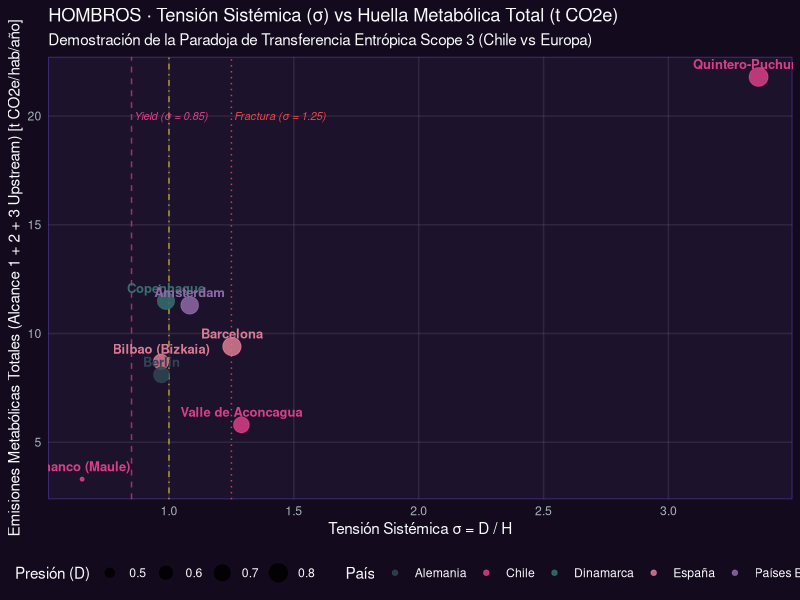

The R script that drew this image:
# ==============================================================================
# HOMBROS: MODELACIÓN CONTINUA DEL METABOLISMO TERRITORIAL & SINTROPÍA
# Script Canónico de Benchmark, Validación Empírica y Reproducibilidad en R
# Autor: Daniel Santander Urrutia (Geofísico & Permacultor) • Noviembre 2026
# Estilo de Validación IMRAD • R v4.5.2 • tidyverse / ggplot2
# ==============================================================================

suppressPackageStartupMessages({
  library(tidyverse)
  library(ggplot2)
  library(scales)
})

# ------------------------------------------------------------------------------
# 1. FUNCIONES MATEMÁTICAS FUNDAMENTALES DEL MODELO HOMBROS
# ------------------------------------------------------------------------------

#' Cálculo de Capacidad Portante Estructural (H)
#' @description Media geométrica estricta no-compensatoria de los 3 hombros (S, E, K)
#' con Operador de Liebig Generalizado ante quiebre crítico (min < 0.25).
calc_hombros <- function(E, S, K, critical_threshold = 0.25) {
  has_critical <- (E < critical_threshold) | (S < critical_threshold) | (K < critical_threshold)
  H_base <- (E * S * K)^(1/3)
  
  # Operador de Liebig Generalizado
  min_val <- min(E, S, K)
  phi_crit <- ifelse(has_critical, (min_val / critical_threshold) * 0.73, 1.0)
  H_effective <- H_base * phi_crit
  
  tibble(
    H_base = round(H_base, 3),
    H_effective = round(H_effective, 3),
    has_critical = has_critical,
    critical_shoulder = case_when(
      E < critical_threshold ~ "Ambiental (E)",
      S < critical_threshold ~ "Social (S)",
      K < critical_threshold ~ "Económico (K)",
      TRUE ~ "Ninguno"
    )
  )
}

#' Cálculo de Tensión Sistémica Uniaxial (sigma = D / H)
#' @param D Presión de desarrollo (media de D1: extractiva, D2: demográfica, D3: exógena)
#' @param H Capacidad portante efectiva
calc_sigma <- function(D, H, yield_stress = 0.85, fracture_stress = 1.25) {
  sigma <- D / max(0.05, H)
  regime <- case_when(
    sigma < yield_stress ~ "Elástico Reversible",
    sigma <= 1.00 ~ "Límite de Fluencia (Yield)",
    sigma <= fracture_stress ~ "Plástico / Histéresis",
    TRUE ~ "Fractura / Colapso Catastrófico"
  )
  traffic_light <- case_when(
    sigma < yield_stress ~ "Verde (Seguro)",
    sigma <= 1.00 ~ "Amarillo (Alerta)",
    sigma <= fracture_stress ~ "Naranja (Daño Plástico)",
    TRUE ~ "Rojo / Negro (Fractura Total)"
  )
  tibble(
    sigma = round(sigma, 3),
    regime = regime,
    traffic_light = traffic_light,
    is_yield = sigma >= yield_stress,
    is_fracture = sigma >= fracture_stress
  )
}

#' Ciclaje Sintrópico / Derivada Temporal (Gamma)
#' @description Gamma = Delta_H / (H * Delta_t)
calc_gamma <- function(H_t0, H_t1, delta_t_years = 7) {
  delta_H <- H_t1 - H_t0
  gamma <- delta_H / (H_t0 * delta_t_years)
  trajectory <- case_when(
    gamma > 0.005 ~ "Acumulación Sintrópica (+)",
    gamma >= -0.005 ~ "Estacionario / Dinámica Neutra",
    TRUE ~ "Disipación Entrópica (-)"
  )
  tibble(
    gamma = round(gamma, 4),
    trajectory = trajectory
  )
}

# ------------------------------------------------------------------------------
# 2. BANCO DE DATOS EMPÍRICOS: 8 TERRITORIOS (CHILE & EUROPA)
# E: Hombro Ambiental, S: Hombro Social, K: Hombro Económico
# ------------------------------------------------------------------------------

territorios_df <- tribble(
  ~id, ~nombre, ~pais, ~tipo, ~E, ~S, ~K, ~D1, ~D2, ~D3, ~scope1, ~scope2, ~scope3_up, ~scope3_down, ~gini, ~confianza_social,
  "chanco", "Chanco (Maule)", "Chile", "Rural / Secano Costero", 0.78, 0.68, 0.62, 0.40, 0.35, 0.60, 1.8, 0.4, 1.1, 8.4, 0.46, 0.68,
  "aconcagua", "Valle de Aconcagua", "Chile", "Agrícola / Cobre", 0.42, 0.60, 0.58, 0.85, 0.55, 0.64, 2.8, 1.2, 1.8, 12.6, 0.44, 0.52,
  "quintero", "Quintero-Puchuncaví", "Chile", "Zona de Sacrificio", 0.22, 0.48, 0.52, 1.05, 0.65, 0.76, 14.5, 4.2, 3.1, 18.2, 0.48, 0.35,
  "copenhagen", "Copenhague", "Dinamarca", "Metrópolis Post-Carbono", 0.52, 0.92, 0.88, 0.45, 0.95, 0.82, 1.9, 0.8, 8.8, 1.8, 0.26, 0.84,
  "barcelona", "Barcelona", "España", "Metrópolis Mediterránea", 0.45, 0.82, 0.68, 0.40, 0.82, 1.15, 2.4, 1.1, 5.9, 2.4, 0.34, 0.58,
  "bilbao", "Bilbao (Bizkaia)", "España", "Post-Industrial / Cuenca", 0.55, 0.80, 0.72, 0.45, 0.75, 0.78, 2.6, 1.4, 4.7, 3.5, 0.29, 0.71,
  "amsterdam", "Ámsterdam", "Países Bajos", "Hub Logístico / Delta", 0.48, 0.88, 0.82, 0.42, 0.88, 0.98, 2.0, 1.1, 8.2, 2.1, 0.31, 0.79,
  "berlin", "Berlín", "Alemania", "Federal / Polinuclear", 0.58, 0.85, 0.70, 0.40, 0.82, 0.82, 2.5, 1.2, 4.4, 1.9, 0.32, 0.65
)

# ------------------------------------------------------------------------------
# 3. EJECUCIÓN DEL MODELO HOMBROS & MATRIZ COMPARATIVA
# ------------------------------------------------------------------------------

benchmark_results <- territorios_df %>%
  rowwise() %>%
  mutate(
    # Hombros
    hombros = list(calc_hombros(E, S, K)),
    H = hombros$H_effective,
    has_critical = hombros$has_critical,
    critical_col = hombros$critical_shoulder,
    
    # Presión de Desarrollo D (media ortogonal)
    D = round((D1 + D2 + D3) / 3, 3),
    
    # Tensión Sistémica
    mechanics = list(calc_sigma(D, H)),
    sigma = mechanics$sigma,
    regime = mechanics$regime,
    traffic_light = mechanics$traffic_light,
    
    # Emisiones Totales Convencionales vs Protocolo Hombros (con Scope 3 imputado)
    emisiones_territoriales = round(scope1 + scope2, 1),
    emisiones_hombros_metabolico = round(scope1 + scope2 + scope3_up, 1),
    ratio_externalizacion = round((scope3_up / (scope1 + scope2 + scope3_up)) * 100, 1)
  ) %>%
  ungroup()

print(knitr::kable(
  benchmark_results %>% select(nombre, pais, H, D, sigma, regime, emisiones_territoriales, scope3_up, ratio_externalizacion),
  col.names = c("Territorio", "País", "Capacidad (H)", "Presión (D)", "Tensión (σ)", "Régimen Mecánico", "Alc. 1+2 (t)", "Alc. 3 (t)", "Ratio Ext (%)"),
  caption = "Tabla 1: Benchmark Multiterritorial Canónico HOMBROS (N=8)"
))

# ------------------------------------------------------------------------------
# 4. GRÁFICO REPRODUCIBLE EN GGPLOT2: CURVA DE TENSIÓN VS EMISIONES METABÓLICAS
# ------------------------------------------------------------------------------

p1 <- ggplot(benchmark_results, aes(x = sigma, y = emisiones_hombros_metabolico, color = pais, label = nombre)) +
  geom_vline(xintercept = 0.85, linetype = "dashed", color = "#D83F87", alpha = 0.7) +
  geom_vline(xintercept = 1.00, linetype = "dotdash", color = "#facc15", alpha = 0.7) +
  geom_vline(xintercept = 1.25, linetype = "dotted", color = "#ef4444", alpha = 0.9) +
  geom_point(aes(size = D), alpha = 0.85) +
  geom_text(vjust = -0.8, size = 3.3, fontface = "bold", show.legend = FALSE) +
  scale_color_manual(values = c("Chile" = "#D83F87", "Dinamarca" = "#376E6F", "España" = "#DA7B93", "Países Bajos" = "#8D69A6", "Alemania" = "#2F4454")) +
  annotate("text", x = 0.86, y = 20, label = "Yield (σ = 0.85)", color = "#D83F87", hjust = 0, size = 2.8, fontface = "italic") +
  annotate("text", x = 1.26, y = 20, label = "Fractura (σ = 1.25)", color = "#ef4444", hjust = 0, size = 2.8, fontface = "italic") +
  labs(
    title = "HOMBROS · Tensión Sistémica (σ) vs Huella Metabólica Total (t CO2e)",
    subtitle = "Demostración de la Paradoja de Transferencia Entrópica Scope 3 (Chile vs Europa)",
    x = "Tensión Sistémica σ = D / H",
    y = "Emisiones Metabólicas Totales (Alcance 1 + 2 + 3 Upstream) [t CO2e/hab/año]",
    size = "Presión (D)",
    color = "País"
  ) +
  theme_minimal(base_family = "sans") +
  theme(
    plot.background = element_rect(fill = "#140a1d", color = NA),
    panel.background = element_rect(fill = "#1d122b", color = "#44318D"),
    text = element_text(color = "#f8fafc"),
    axis.text = element_text(color = "#A4B3B6"),
    panel.grid.major = element_line(color = "#ffffff15"),
    panel.grid.minor = element_blank(),
    legend.position = "bottom"
  )

# Guardar figura de alta resolución
dir.create("public/docs", showWarnings = FALSE, recursive = TRUE)
ggsave("public/docs/figura_1_benchmark_hombros.png", p1, width = 10, height = 6, dpi = 300)
message("✓ Script Canónico de Validación R compilado con éxito. Gráfico guardado en public/docs/figura_1_benchmark_hombros.png")
